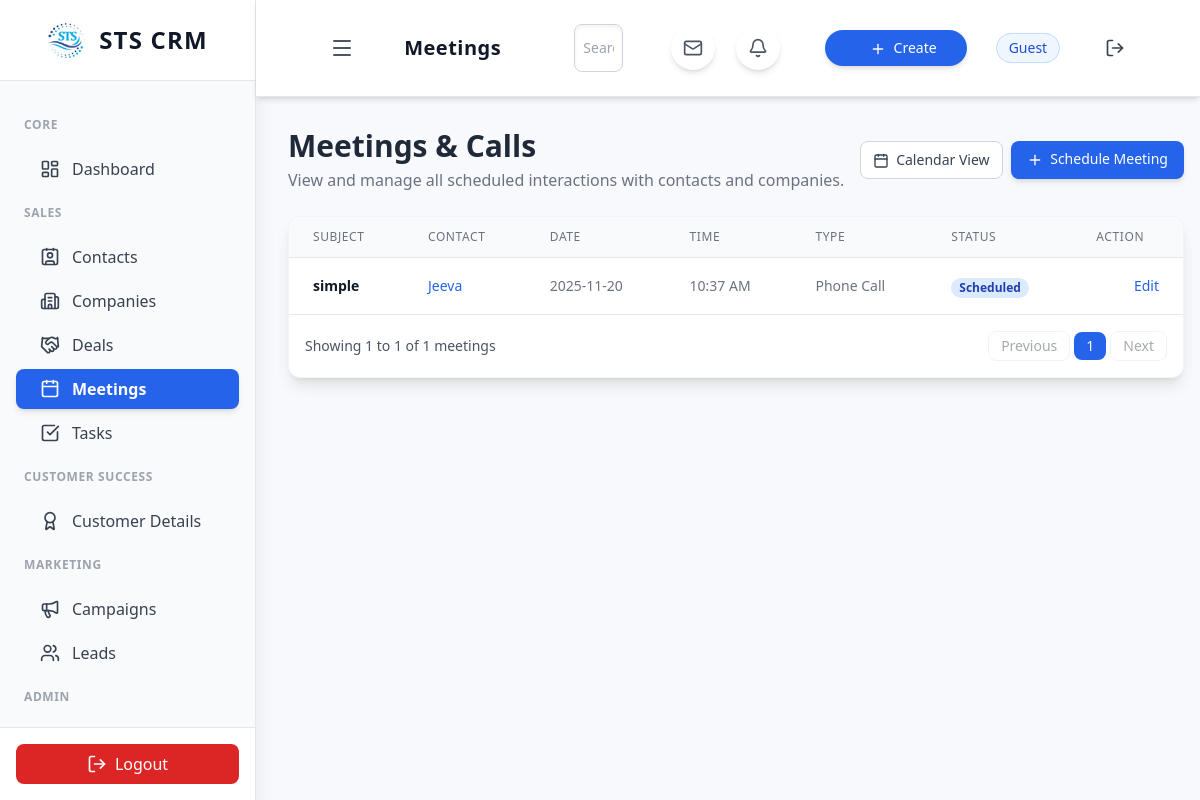
/meetings.php, run on the app's committed database.
### tables this page shows
CREATE TABLE `meetings` (
  `id` int(11) UNSIGNED NOT NULL,
  `subject` varchar(255) NOT NULL,
  `date_time` datetime NOT NULL,
  `type` varchar(50) NOT NULL,
  `status` varchar(50) NOT NULL DEFAULT 'Scheduled',
  `contact_id` int(11) UNSIGNED NOT NULL,
  `user_id` int(11) UNSIGNED NOT NULL,
  `created_at` timestamp NOT NULL DEFAULT current_timestamp(),
  `updated_at` timestamp NOT NULL DEFAULT current_timestamp() ON UPDATE current_timestamp()
);

CREATE TABLE `contacts` (
  `id` int(11) UNSIGNED NOT NULL,
  `name` varchar(255) NOT NULL COMMENT 'Contact Full Name',
  `email` varchar(255) NOT NULL,
  `phone` varchar(50) DEFAULT NULL,
  `title` varchar(255) DEFAULT NULL COMMENT 'Job Title',
  `company_name` varchar(255) DEFAULT NULL COMMENT 'Associated Company/Customer',
  `status` varchar(50) NOT NULL DEFAULT 'Prospect' COMMENT 'Contact status (e.g., Lead, Customer, Cold)',
  `created_by` int(11) UNSIGNED NOT NULL,
  `created_at` datetime DEFAULT current_timestamp(),
  `company_id` int(11) UNSIGNED DEFAULT NULL
);

### meetings.php (the view, shortened to what this page needs)
<?php
include 'api/db.php';
if (!function_exists('generate_meeting_row')) {
    function generate_meeting_row($id, $subject, $contact, $date, $time, $type, $status) {
        $status_class = match ($status) {
            'Scheduled' => 'bg-blue-100 text-blue-800',
            'Completed' => 'bg-green-100 text-green-800',
            'Canceled' => 'bg-red-100 text-red-800',
            default => 'bg-gray-100 text-gray-800',
        };
        $delete_button = '';
        return '
            <tr class="hover:bg-gray-50 transition duration-150">
                <td class="px-6 py-4 whitespace-nowrap text-sm font-semibold text-gray-900">' . htmlspecialchars($subject) . '</td>
                <td class="px-6 py-4 whitespace-nowrap text-sm text-blue-600 hover:text-blue-800 cursor-pointer">' . htmlspecialchars($contact) . '</td>
                <td class="px-6 py-4 whitespace-nowrap text-sm text-gray-500">' . htmlspecialchars($date) . '</td>
                <td class="px-6 py-4 whitespace-nowrap text-sm text-gray-500">' . htmlspecialchars($time) . '</td>
                <td class="px-6 py-4 whitespace-nowrap text-sm text-gray-500">' . htmlspecialchars($type) . '</td>
                <td class="px-6 py-4 whitespace-nowrap">
                    <span class="px-2 inline-flex text-xs leading-5 font-semibold rounded-full ' . $status_class . '">'
                        . htmlspecialchars($status) . '
                    </span>
                </td>
                <td class="px-6 py-4 whitespace-nowrap text-right text-sm font-medium">
                    <a href="edit_meeting.php?id=' . $id . '" class="text-blue-600 hover:text-blue-900 ml-2">Edit</a>
                    ' . $delete_button . '
                </td>
            </tr>
        ';
    }
}
$limit = 10;
$page = isset($_GET['page']) ? (int)$_GET['page'] : 1;
$count_result = $conn->query("SELECT COUNT(*) AS total FROM meetings");
$total_meetings = $count_result ? $count_result->fetch_assoc()['total'] : 0;
$total_pages = ceil($total_meetings / $limit);
$offset = ($page - 1) * $limit;
$meetings = [];
$meeting_rows = '';
$sql = "
    SELECT
        m.id, m.subject, m.date_time, m.type, m.status,
        c.name AS contact_name
    FROM meetings m
    LEFT JOIN contacts c ON m.contact_id = c.id
    ORDER BY m.date_time DESC
    LIMIT $limit OFFSET $offset
";
$result = $conn->query($sql);
if ($result && $result->num_rows > 0) {
    while($meeting = $result->fetch_assoc()) {
        $meetings[] = $meeting;
        $datetime = new DateTime($meeting['date_time']);
        $date = $datetime->format('Y-m-d');
        $time = $datetime->format('h:i A');
        $meeting_rows .= generate_meeting_row(
            $meeting['id'],
            $meeting['subject'],
            $meeting['contact_name'] ?? 'N/A',
            $date,
            $time,
            $meeting['type'],
            $meeting['status']
        );
    }
}
$current_page_count = count($meetings);
$start_item = $current_page_count > 0 ? $offset + 1 : 0;
$end_item = $current_page_count > 0 ? $offset + $current_page_count : 0;
?>
<div class="flex flex-col sm:flex-row justify-between items-start sm:items-center mb-6">
    <div>
        <h1 class="text-3xl font-bold text-gray-800">Meetings & Calls</h1>
        <p class="text-gray-500 mt-1">View and manage all scheduled interactions with contacts and companies.</p>
    </div>
    <div class="mt-4 sm:mt-0 flex space-x-2">
        <a href="meetings_calendar.php" class="px-3 py-2 text-sm font-medium rounded-lg border border-gray-300 bg-white text-gray-700 hover:bg-gray-100 transition">
    <i data-lucide="calendar" class="w-4 h-4 inline mr-1"></i> Calendar View
</a>
        <a href="schedule_meeting.php" class="px-4 py-2 text-sm font-medium rounded-lg
                                             bg-blue-600 hover:bg-blue-800 text-white transition duration-150 shadow-md">
            <i data-lucide="plus" class="w-4 h-4 inline mr-1"></i> Schedule Meeting
        </a>
    </div>
</div>
<div class="bg-white rounded-xl shadow-lg border border-gray-100 overflow-hidden">
    <div class="overflow-x-auto">
        <table class="min-w-full divide-y divide-gray-200">
            <thead class="bg-gray-50">
                <tr>
                    <th class="px-6 py-3 text-left text-xs font-medium text-gray-500 uppercase tracking-wider">Subject</th>
                    <th class="px-6 py-3 text-left text-xs font-medium text-gray-500 uppercase tracking-wider">Contact</th>
                    <th class="px-6 py-3 text-left text-xs font-medium text-gray-500 uppercase tracking-wider">Date</th>
                    <th class="px-6 py-3 text-left text-xs font-medium text-gray-500 uppercase tracking-wider">Time</th>
                    <th class="px-6 py-3 text-left text-xs font-medium text-gray-500 uppercase tracking-wider">Type</th>
                    <th class="px-6 py-3 text-left text-xs font-medium text-gray-500 uppercase tracking-wider">Status</th>
                    <th class="px-6 py-3 text-left text-xs font-medium text-gray-500 uppercase tracking-wider">Action</th>
                </tr>
            </thead>
            <tbody class="bg-white divide-y divide-gray-200">
                <?php
                if (empty($meeting_rows)) {
                    echo '<tr><td colspan="7" class="px-6 py-4 text-center text-sm text-gray-500">No meetings scheduled.</td></tr>';
                } else {
                    echo $meeting_rows;
                }
                ?>
            </tbody>
        </table>
    </div>
    <div class="p-4 flex justify-between items-center text-sm text-gray-600 border-t border-gray-200">
        <span>
            <?php if ($total_meetings > 0): ?>
                Showing <?= $start_item ?> to <?= $end_item ?> of <?= $total_meetings ?> meetings
            <?php else: ?>
                No meetings found.
            <?php endif; ?>
        </span>
        <div class="space-x-1 flex items-center">
            <?php
            $prev_page = $page - 1;
            $prev_class = $page <= 1 ? 'opacity-50 cursor-not-allowed' : 'hover:bg-gray-100';
            ?>
            <a href="meetings.php?page=<?= $prev_page ?>"
               class="px-3 py-1 border rounded-lg <?= $prev_class ?>">
                Previous
            </a>
            <?php for ($i = max(1, $page - 2); $i <= min($total_pages, $page + 2); $i++): ?>
                <?php
                $active_class = $i == $page ? 'bg-blue-600 text-white' : 'border hover:bg-gray-100';
                ?>
                <a href="meetings.php?page=<?= $i ?>"
                   class="px-3 py-1 rounded-lg <?= $active_class ?>">
                    <?= $i ?>
                </a>
            <?php endfor; ?>
            <?php
            $next_page = $page + 1;
            $next_class = $page >= $total_pages ? 'opacity-50 cursor-not-allowed' : 'hover:bg-gray-100';
            ?>
            <a href="meetings.php?page=<?= $next_page ?>"
               class="px-3 py-1 border rounded-lg <?= $next_class ?>">
                Next
            </a>
        </div>
    </div>
</div>
<?php
include 'includes/layout.php';
?>

### includes/layout.php (style rules this page uses)
body { background-color: #f7f9fc; }

### data on the page
meetings: subject "simple", contact.name "Jeeva", date_time "2025-11-20", date_time "10:37 AM", type "Phone Call", status "Scheduled"

### other printed values
str_replace('.php', '', $current_page) "Meetings"
$_SESSION['user_name'] "Guest"
$start_item "1"
$end_item "1"
$total_meetings "1"
